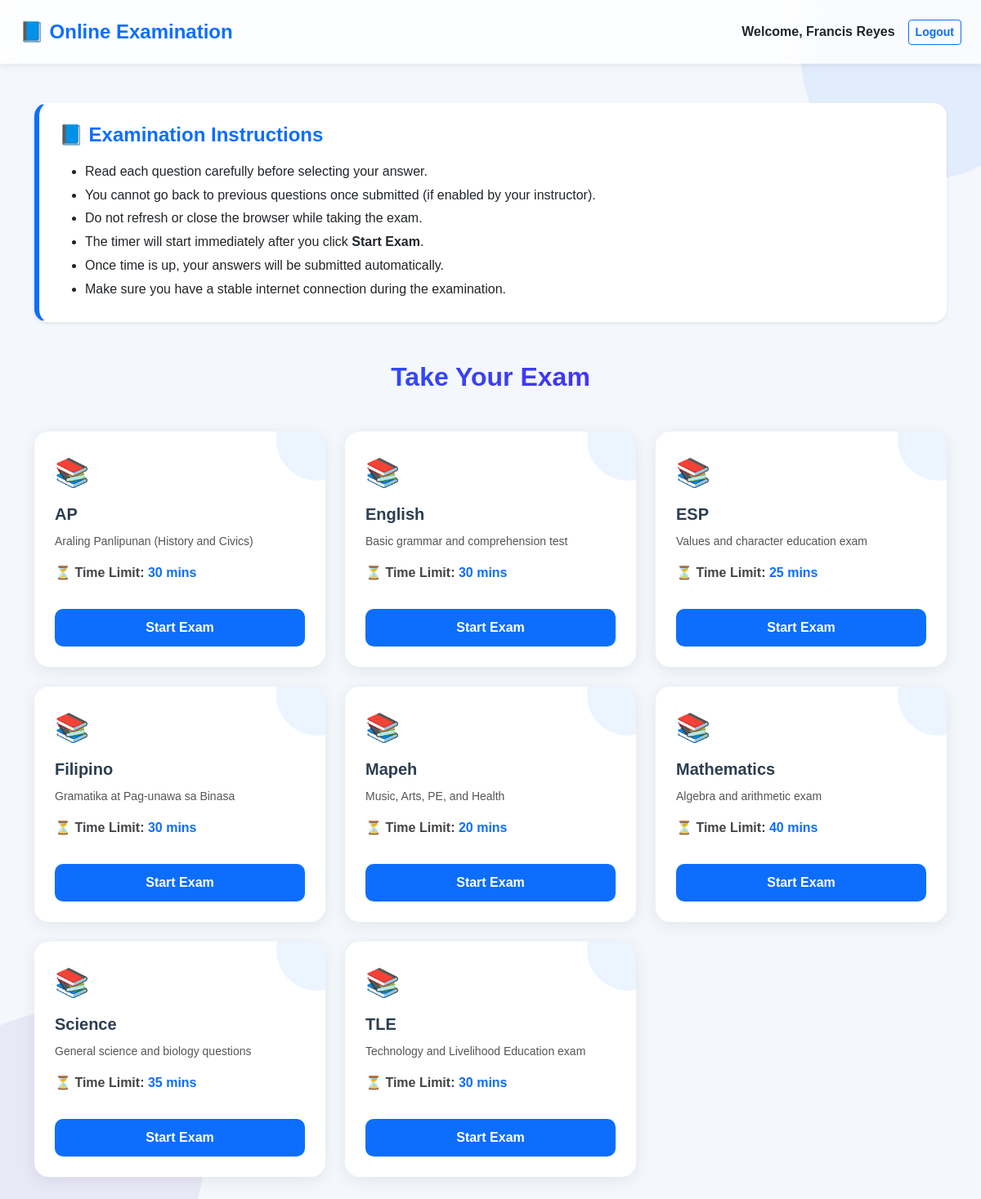
The app's page /student/exam_dashboard.php (signed in) with its own data.
### tables this page shows
CREATE TABLE `exams` (
  `id` int(11) NOT NULL,
  `subject` varchar(100) NOT NULL,
  `description` text NOT NULL,
  `time_limit` int(11) NOT NULL COMMENT 'in minutes',
  `is_active` tinyint(1) NOT NULL DEFAULT 1,
  `date_created` timestamp NOT NULL DEFAULT current_timestamp()
);

### student/exam_dashboard.php (the view, shortened to what this page needs)
<?php
include(__DIR__ . '/../includes/config.php');
$student = $_SESSION['user']['fullname'];
$sql = "SELECT * FROM exams ORDER BY subject ASC";
$query = $dbh->prepare($sql);
$query->execute();
$exams = $query->fetchAll(PDO::FETCH_ASSOC);
?>
<!DOCTYPE html>
<html lang="en">
<head>
<link href="https://cdn.jsdelivr.net/npm/bootstrap@5.3.3/dist/css/bootstrap.min.css" rel="stylesheet">
</head>
<body>
<nav class="navbar navbar-light px-4 py-3">
    <a class="navbar-brand fw-bold fs-4 text-primary">📘 Online Examination</a>
    <div class="ms-auto d-flex align-items-center">
        <span class="me-3 fw-semibold text-dark">Welcome,
            <?php echo htmlspecialchars($student); ?>
        </span>
        <a href="../logout.php" class="btn btn-outline-primary btn-sm fw-semibold">
            Logout
        </a>
    </div>
</nav>
<div class="container py-5">
<div class="alert bg-white shadow-sm p-4 mb-5 rounded-4 w-100"
     style="border-left: 6px solid #0d6efd; max-width: 1200px; margin: auto;">
    <h4 class="fw-bold mb-3 text-primary">📘 Examination Instructions</h4>
    <ul class="mb-0" style="line-height: 1.8;">
        <li>Read each question carefully before selecting your answer.</li>
        <li>You cannot go back to previous questions once submitted (if enabled by your instructor).</li>
        <li>Do not refresh or close the browser while taking the exam.</li>
        <li>The timer will start immediately after you click <strong>Start Exam</strong>.</li>
        <li>Once time is up, your answers will be submitted automatically.</li>
        <li>Make sure you have a stable internet connection during the examination.</li>
    </ul>
</div>
    <h2 class="text-center mb-5 page-title">Take Your Exam</h2>
    <div class="row g-4">
        <?php if (count($exams) > 0): ?>
            <?php foreach ($exams as $exam): ?>
                <div class="col-md-4">
                    <div class="exam-card">
                        <div class="exam-icon">📚</div>
                        <div class="exam-title">
                            <?php echo htmlspecialchars($exam['subject']); ?>
                        </div>
                        <p class="exam-desc mt-2">
                            <?php echo htmlspecialchars($exam['description']); ?>
                        </p>
                        <p class="exam-time">
                            ⏳ Time Limit:
                            <span class="text-primary">
                                <?php echo $exam['time_limit']; ?> mins
                            </span>
                        </p>
                        <a href="start_exam.php?id=<?php echo $exam['id']; ?>"
                           class="btn btn-start w-100 mt-3">
                           Start Exam
                        </a>
                    </div>
                </div>
            <?php endforeach; ?>
        <?php else: ?>
            <p class="text-center mt-4 text-muted">No exams available at the moment.</p>
        <?php endif; ?>
    </div>
</div>
</body>
</html>

### student/exam_dashboard.php (style rules this page uses)
body { font-family: 'Poppins', sans-serif; background: #f4f7fc; min-height: 100vh; position: relative; }
body::before { content: ""; position: fixed; top: -80px; right: -80px; width: 300px; height: 300px; background: rgba(13,110,253,0.08); border-radius: 50%; z-index: -1; }
body::after { content: ""; position: fixed; bottom: -100px; left: -100px; width: 350px; height: 350px; background: rgba(111,66,193,0.08); border-radius: 50%; z-index: -1; }
.navbar { background: rgba(255, 255, 255, 0.8) !important; backdrop-filter: blur(12px); box-shadow: 0 2px 10px rgba(0,0,0,0.08); }
.page-title { font-weight: 800; font-size: 32px; background: linear-gradient(90deg, #0d6efd, #6610f2); -webkit-background-clip: text; -webkit-text-fill-color: transparent; }
.exam-card { border: none; border-radius: 18px; padding: 25px; background: #ffffff; box-shadow: 0px 4px 20px rgba(0,0,0,0.08); transition: all 0.25s ease; position: relative; overflow: hidden; }
.exam-card::before { content: ""; position: absolute; top: -40px; right: -40px; width: 100px; height: 100px; background: rgba(13,110,253,0.08); border-radius: 50%; }
.exam-icon { font-size: 34px; margin-bottom: 10px; color: #0d6efd; }
.exam-title { font-size: 20px; font-weight: 700; color: #2c3e50; }
.exam-desc { font-size: 14px; color: #555; }
.exam-time { font-weight: 600; color: #444; }
.btn-start { background: #0d6efd; border-radius: 10px; color: #fff; font-weight: 600; padding: 10px 0; transition: 0.3s ease; }

### records on screen
exams: subject "AP", description "Araling Panlipunan (History and Civics)", time_limit "30"
exams: subject "English", description "Basic grammar and comprehension test", time_limit "30"
exams: subject "ESP", description "Values and character education exam", time_limit "25"
exams: subject "Filipino", description "Gramatika at Pag-unawa sa Binasa", time_limit "30"
exams: subject "Mapeh", description "Music, Arts, PE, and Health", time_limit "20"
exams: subject "Mathematics", description "Algebra and arithmetic exam", time_limit "40"
exams: subject "Science", description "General science and biology questions", time_limit "35"
exams: subject "TLE", description "Technology and Livelihood Education exam", time_limit "30"

### other values on screen
$student "Francis Reyes"
